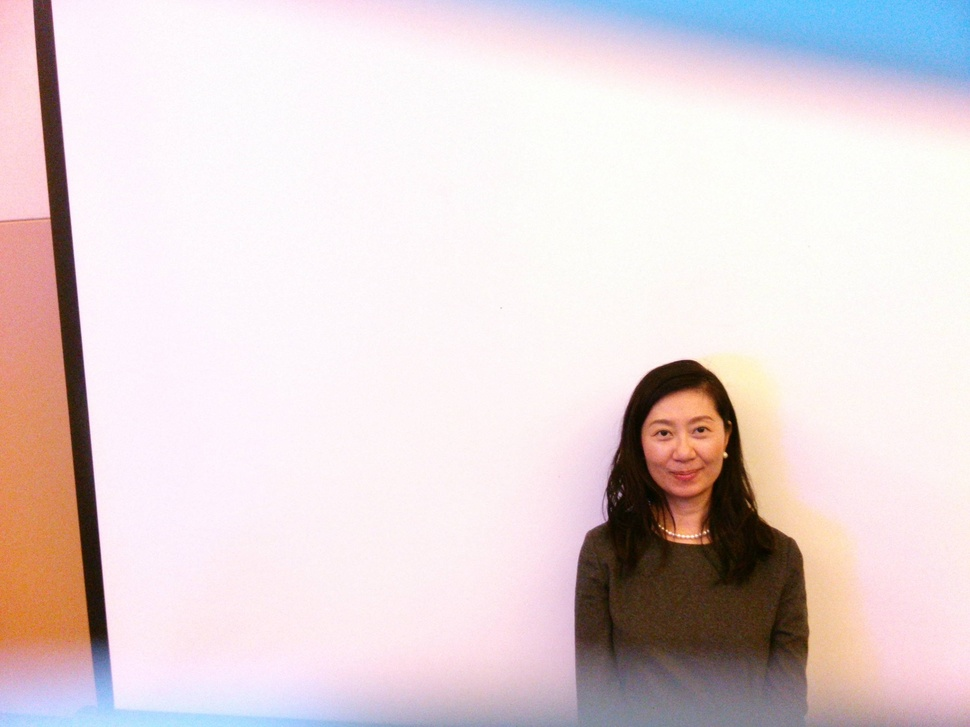
#> input picture faceFeature/img/105.jpg, 970 x 727 px, shrunk from 2592 x 1944 before the run, given in place of 1 (151).jpg, which was not available
$ python globalThresholdMothed.py   (older library calls are emulated)
#> lines starting #> are read from the running program, lines starting #| are printed output that depends on the picture; after the words box and inside, x2 and y2 are one past the last pixel; in counts of white or black regions, pixels touching at a corner belong together; pictures that were not available may be replaced by others from this repository, and a replacement may not be noted
### faceFeature/partitionMethod.py
# encoding:utf-8
import cv2
import numpy as np
import math
import faceFeature.HistUtil as histUtil
import faceFeature.globalThresholdMothed as globalThresholdMothod
import faceFeature.nonSkinMethod as nonSkinMode
#检测人脸
# [49 lines left out: functions detectFaces, detectEyes, not called in this run]
#肤色检测
def skinModel(srcImg):
    img = srcImg.copy()
    rows, cols, channels = img.shape
    # light compensation
    gamma = 0.95
    for r in range(rows):
        for c in range(cols):
            # get values of blue, green, red
            B = img.item(r, c, 0)
            G = img.item(r, c, 1)
            R = img.item(r, c, 2)
            # gamma correction
            B = int(B ** gamma)
            G = int(G ** gamma)
            R = int(R ** gamma)
            # set values of blue, green, red
            img.itemset((r, c, 0), B)
            img.itemset((r, c, 1), G)
            img.itemset((r, c, 2), R)
            ###############################################################################
    # convert color space from rgb to ycbcr
    imgYcc = cv2.cvtColor(img, cv2.COLOR_BGR2YCR_CB)
    # convert color space from bgr to rgb
    img = cv2.cvtColor(img, cv2.COLOR_BGR2RGB)
    # prepare an empty image space
    imgSkin = np.zeros(img.shape, np.uint8)
    # copy original image
    imgSkin = np.zeros((img.shape[0],img.shape[1]),np.uint8)
    ################################################################################
    # define variables for skin rules
    Wcb = 46.97
    Wcr = 38.76
    WHCb = 14
    WHCr = 10
    WLCb = 23
    WLCr = 20
    Ymin = 16
    Ymax = 235
    Kl = 125
    Kh = 188
    WCb = 0
    WCr = 0
    CbCenter = 0
    CrCenter = 0
    ################################################################################
    skinCounter=0
    for r in range(rows):
        for c in range(cols):
            # non-skin area if skin equals 0, skin area otherwise
            skin = 0
            ########################################################################
            # color space transformation
            # get values from ycbcr color space
            Y = imgYcc.item(r, c, 0)
            Cr = imgYcc.item(r, c, 1)
            Cb = imgYcc.item(r, c, 2)
            if Y < Kl:
                WCr = WLCr + (Y - Ymin) * (Wcr - WLCr) / (Kl - Ymin)
                WCb = WLCb + (Y - Ymin) * (Wcb - WLCb) / (Kl - Ymin)
                CrCenter = 154 - (Kl - Y) * (154 - 144) / (Kl - Ymin)
                CbCenter = 108 + (Kl - Y) * (118 - 108) / (Kl - Ymin)
            elif Y > Kh:
                WCr = WHCr + (Y - Ymax) * (Wcr - WHCr) / (Ymax - Kh)
                WCb = WHCb + (Y - Ymax) * (Wcb - WHCb) / (Ymax - Kh)
                CrCenter = 154 + (Y - Kh) * (154 - 132) / (Ymax - Kh)
                CbCenter = 108 + (Y - Kh) * (118 - 108) / (Ymax - Kh)
            if Y < Kl or Y > Kh:
                Cr = (Cr - CrCenter) * Wcr / WCr + 154
                Cb = (Cb - CbCenter) * Wcb / WCb + 108
                ########################################################################
            # skin color detection
            #if Cb >= 80 and Cb <= 127 and Cr >= 141 and Cr <= 173:
            if Cb >= 80 and Cb <= 127 and Cr >= 133 and Cr <= 177:
                skin = 1
                # print 'Skin detected!'
            if 0 == skin:
                imgSkin[r,c] = 0
            else:
                imgSkin[r,c] = 255
                skinCounter+=1
                # display original image and skin image
    return skinCounter,imgSkin
#通过漫水填充去除背景
# [519 lines left out: functions removeBackground, tailorImg, meanBrightness, computAvg, getMaxArea, skeletonComplete and 11 more, not called in this run]
# [9 lines that do not run on import are left out]

### faceFeature/globalThresholdMothed.py
import cv2
import math
from faceFeature.partitionMethod import *

# [127 lines left out: function globalThreshod, not called in this run]

if __name__ == '__main__':
    img = cv2.imread("imageTailor/1 (151).jpg")
#> img is the input picture: shape (727, 970, 3); mean B, G, R 213.6, 211.9, 225.5
    result = globalThreshod(img)
#> in globalThreshod, `gr = ycrcb[:,:,0]`:
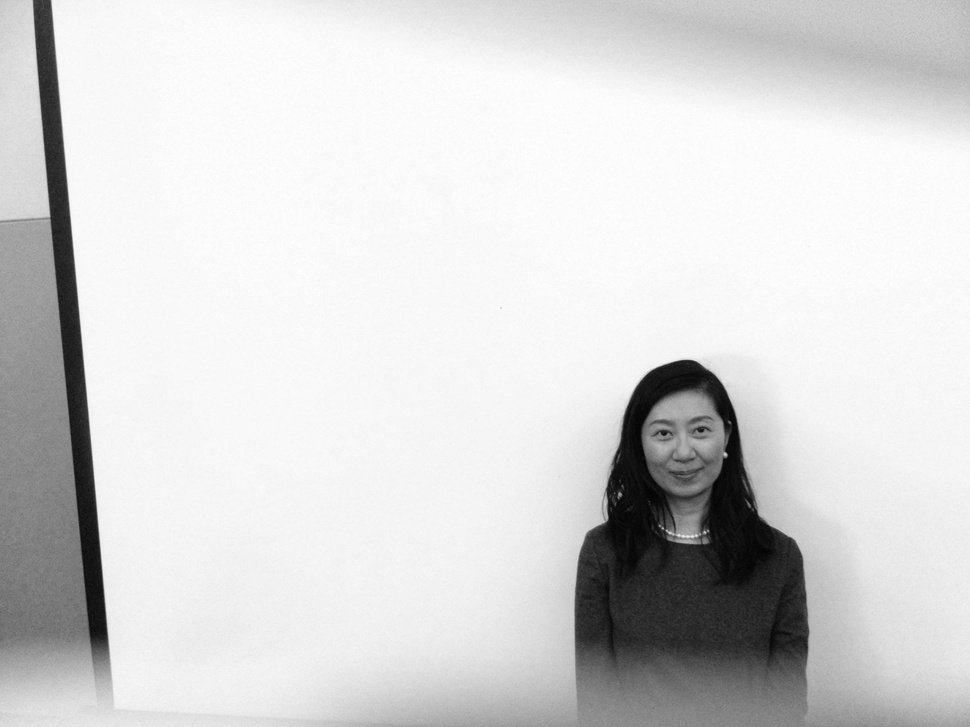
#> gr: shape (727, 970); min 2, max 255, mean 214
#> in globalThreshod, `faces = face_cascade.detectMultiScale(gr, 1.3, 5)`: faces = [[632, 392, 103, 103]]
#> the loop in globalThreshod, `for i, (x, y, w, h) in enumerate(faces):` made 1 pass
#> after the loop in globalThreshod, `for i, (x, y, w, h) in enumerate(faces):`: facemax = 10609
#> after the loop in globalThreshod, `for i in range(ansface[1]):`: ct = 380241; s = 89496682
#> in globalThreshod, `avgback = s/ct`: avgback = 235.4
#> after the loop in skinModel, `for r in range(rows):`:
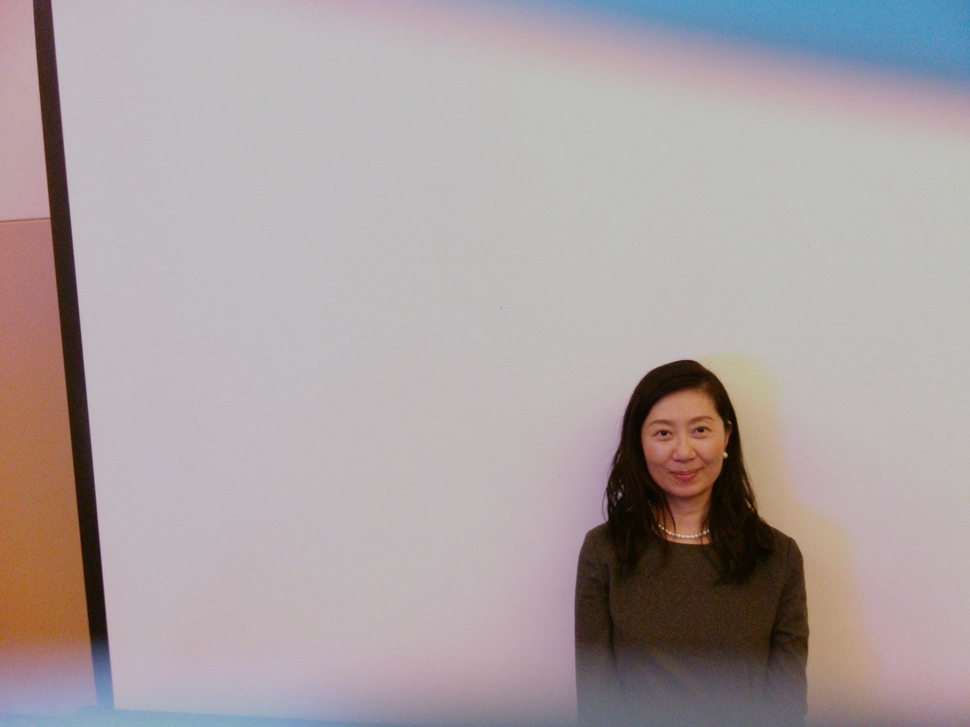
#> img: shape (727, 970, 3); mean B, G, R 162.2, 161.1, 171.1
#> after the loop in skinModel, `for r in range(rows):`:
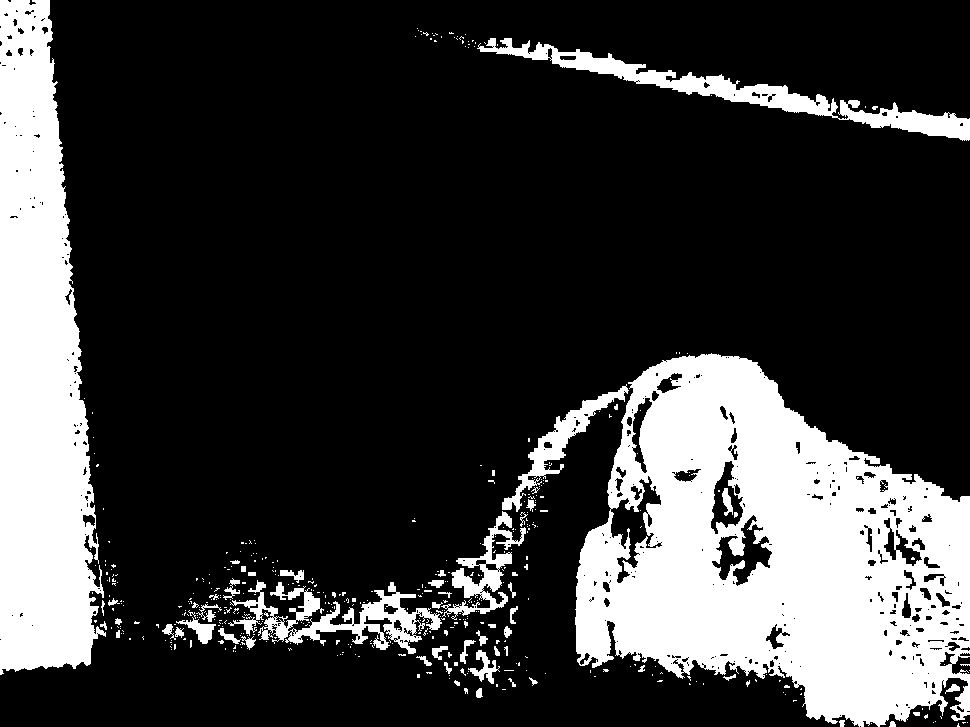
#> imgSkin: shape (727, 970); 23.4% white; 459 white regions (404 under 20 px), largest, box (x1, y1, x2, y2) and area: (575, 353, 970, 727) 91938, (0, 0, 106, 675) 50137, (477, 38, 970, 141) 7919
#> after the loop in skinModel, `for r in range(rows):`: skinCounter = 165202
#| [601, 361, 164, 140]
#> in globalThreshod, `grROI = gr[ansface[1]:ansface[1]+ansface[3],ansface[0]:ansface[0]+ansf..`:
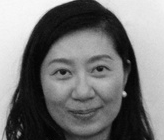
#> grROI: shape (140, 164); min 2, max 249, mean 118
#> in globalThreshod, `binary, contours, hierarchy = cv2.findContours(temp, cv2.RETR_LIST, cv..`: contours = 53 contours, 34 with area under 20; largest, box (x1, y1, x2, y2) and area: (6, 0, 164, 140) 18616, (30, 36, 52, 113) 632, (55, 11, 82, 33) 276, (0, 23, 28, 47) 236, (72, 107, 101, 122) 228
#> the loop in globalThreshod, `for c in range(len(contours)-1,-1,-1):` made 1 pass
#> pass 1, in globalThreshod, `mask = cv2.Canny(temp,avgback,avgback*2)`:
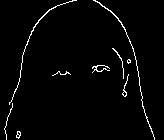
#> mask: shape (140, 164); 2.4% white in thin lines or dots
#> after the loop in globalThreshod, `for c in range(len(contours)-1,-1,-1):`:
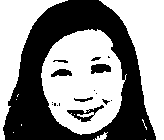
#> temp: shape (140, 164); 56.6% white; 17 black regions (9 under 20 px), largest, box (x1, y1, x2, y2) and area: (3, 0, 156, 140) 9353, (67, 105, 104, 122) 211, (91, 64, 111, 74) 157
#> after the loop in globalThreshod, `for c in range(len(contours)-1,-1,-1):`: Y = 12897 values from 0 to 243
#> in globalThreshod, `temp = cv2.medianBlur(temp,3)`:
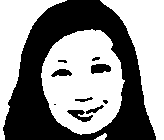
#> temp: shape (140, 164); 56.6% white; 10 black regions (2 under 20 px), largest, box (x1, y1, x2, y2) and area: (3, 0, 156, 140) 9386, (91, 64, 111, 74) 157, (67, 110, 93, 122) 151
    cv2.imshow("result",result)
    cv2.waitKey(0)

$ run again, on faceFeature/img/11.jpg
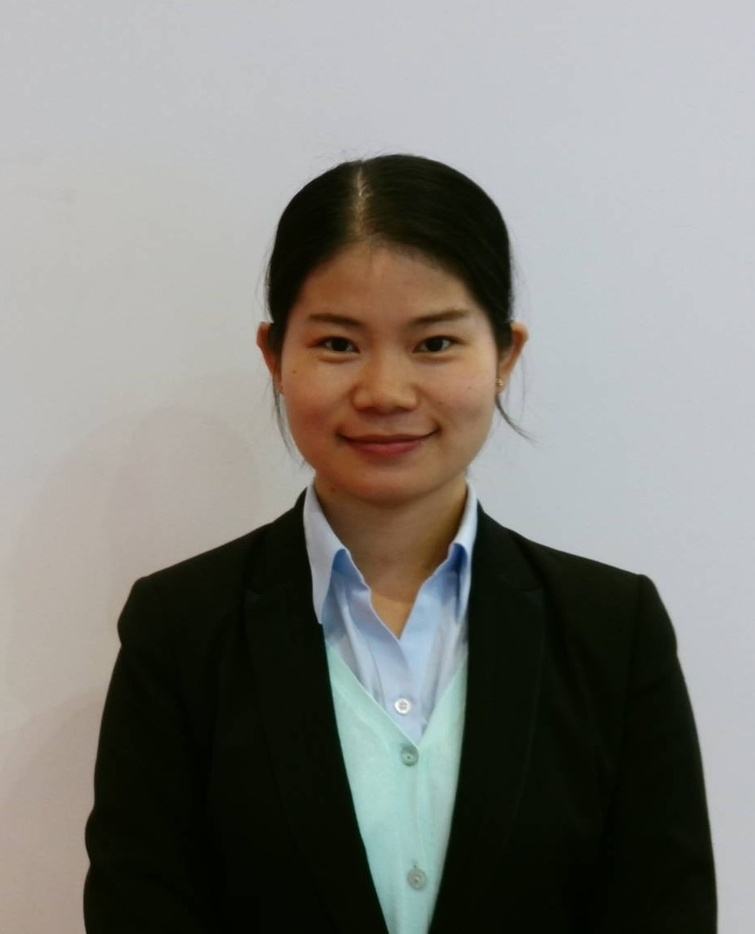
#> input picture faceFeature/img/11.jpg, 755 x 934 px, shrunk from 921 x 1139 before the run, given in place of 1 (151).jpg, which was not available
#> img is the input picture: shape (934, 755, 3); mean B, G, R 122.9, 128, 129.2
#> faces = [[269, 253, 230, 230]]
#> the loop in globalThreshod, `for i, (x, y, w, h) in enumerate(faces):` made 1 pass
#> after the loop in globalThreshod, `for i, (x, y, w, h) in enumerate(faces):`: facemax = 52900
#> after the loop in globalThreshod, `for i in range(ansface[1]):`: ct = 191016; s = 34493373
#> avgback = 180.6
#> imgYcc: shape (934, 755, 3); mean of channels 0, 1, 2 98.3, 128.8, 125.8
#> after the loop in skinModel, `for r in range(rows):`:
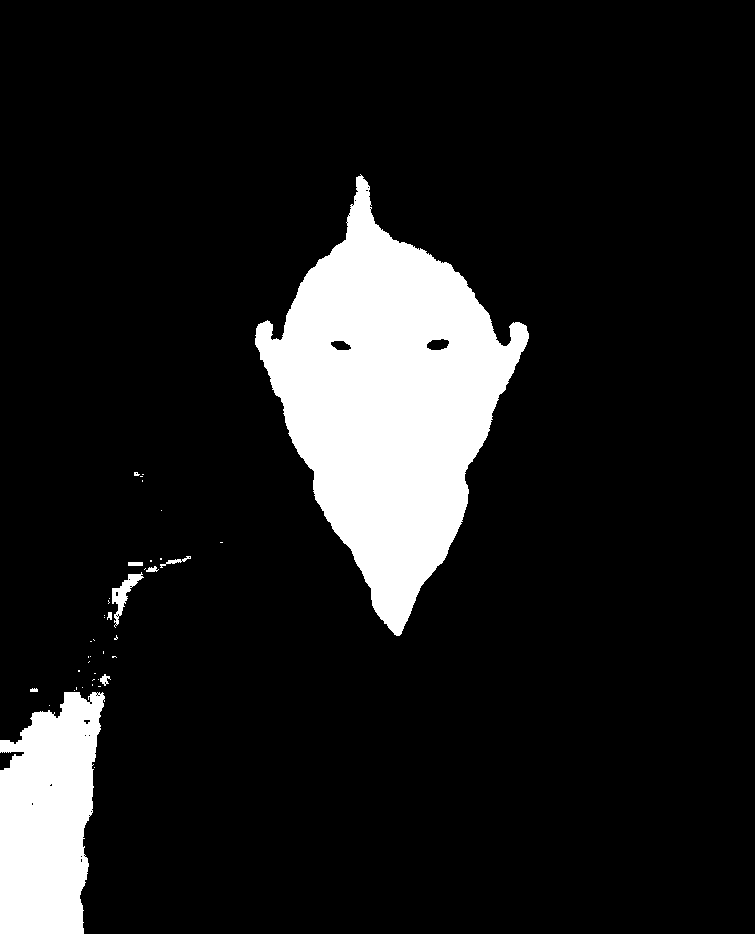
#> imgSkin: shape (934, 755); 11.7% white; 41 white regions (32 under 20 px), largest, box (x1, y1, x2, y2) and area: (255, 174, 529, 636) 61683, (0, 692, 105, 934) 19556, (112, 572, 144, 628) 537
#> after the loop in skinModel, `for r in range(rows):`: skinCounter = 82200
#| [200, 184, 368, 312]
#> inputROI: shape (312, 368, 3); 43.7% white; 1 white region, box (x1, y1, x2, y2) and area: (55, 0, 329, 312) 50167
#> contours = 10 contours, 7 with area under 20; largest, box (x1, y1, x2, y2) and area: (55, 0, 329, 312) 49995, (226, 154, 250, 167) 210, (130, 156, 152, 167) 156
#> the loop in globalThreshod, `for c in range(len(contours)-1,-1,-1):` made 1 pass
#> after the loop in globalThreshod, `for c in range(len(contours)-1,-1,-1):`: Y = 46261 items
#> in globalThreshod, `temp = cv2.medianBlur(temp,3)`:
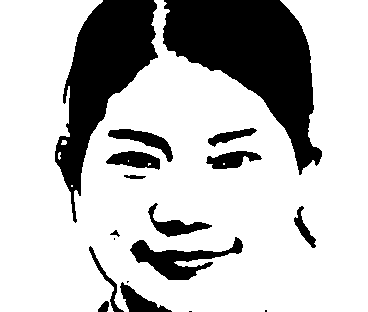
#> temp: shape (312, 368); 74.9% white; 18 black regions (4 under 20 px), largest, box (x1, y1, x2, y2) and area: (163, 0, 322, 175) 13135, (55, 0, 158, 223) 9387, (130, 237, 243, 280) 1840

$ run again, on faceFeature/img/17.jpg
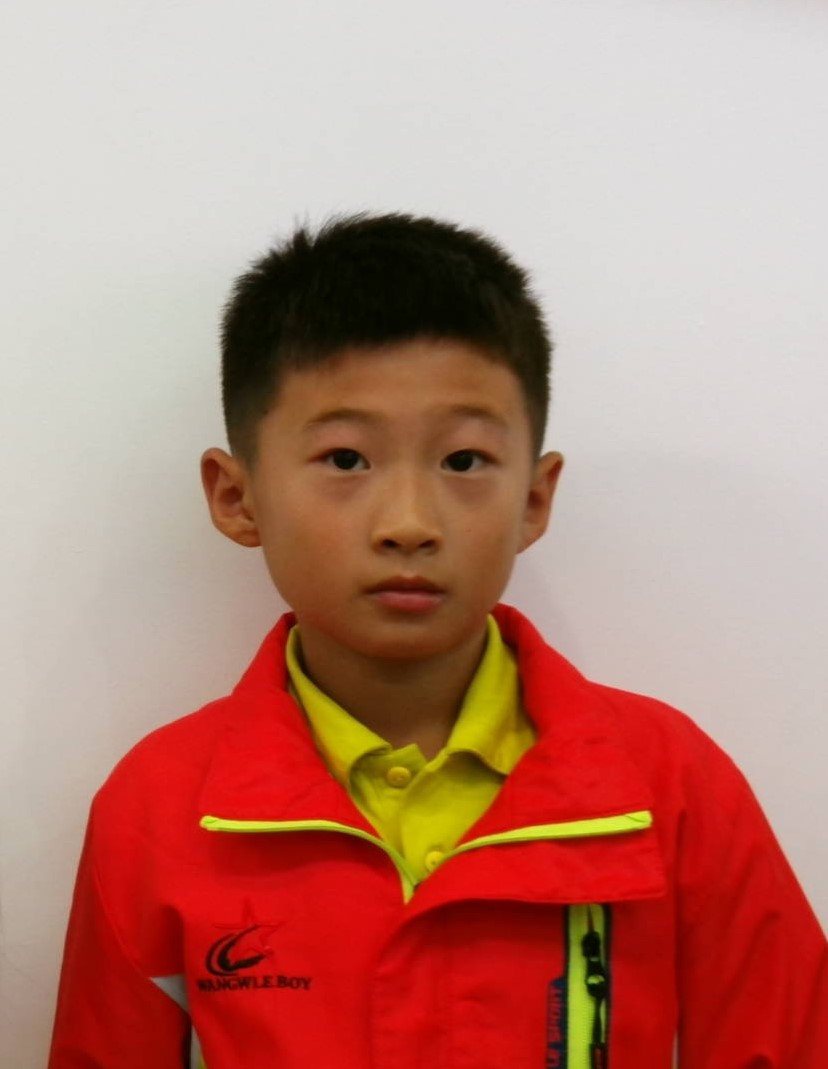
#> input picture faceFeature/img/17.jpg, 828 x 1069 px, given in place of 1 (151).jpg, which was not available
#> img is the input picture: shape (1069, 828, 3); mean B, G, R 118, 131.1, 184.6
#> faces = [[242, 336, 326, 326]]
#> the loop in globalThreshod, `for i, (x, y, w, h) in enumerate(faces):` made 1 pass
#> after the loop in globalThreshod, `for i, (x, y, w, h) in enumerate(faces):`: facemax = 106276
#> after the loop in globalThreshod, `for i in range(ansface[1]):`: ct = 278209; s = 54842641
#> avgback = 197.1
#> imgYcc: shape (1069, 828, 3); mean of channels 0, 1, 2 130.1, 147.1, 118.1
#> after the loop in skinModel, `for r in range(rows):`:
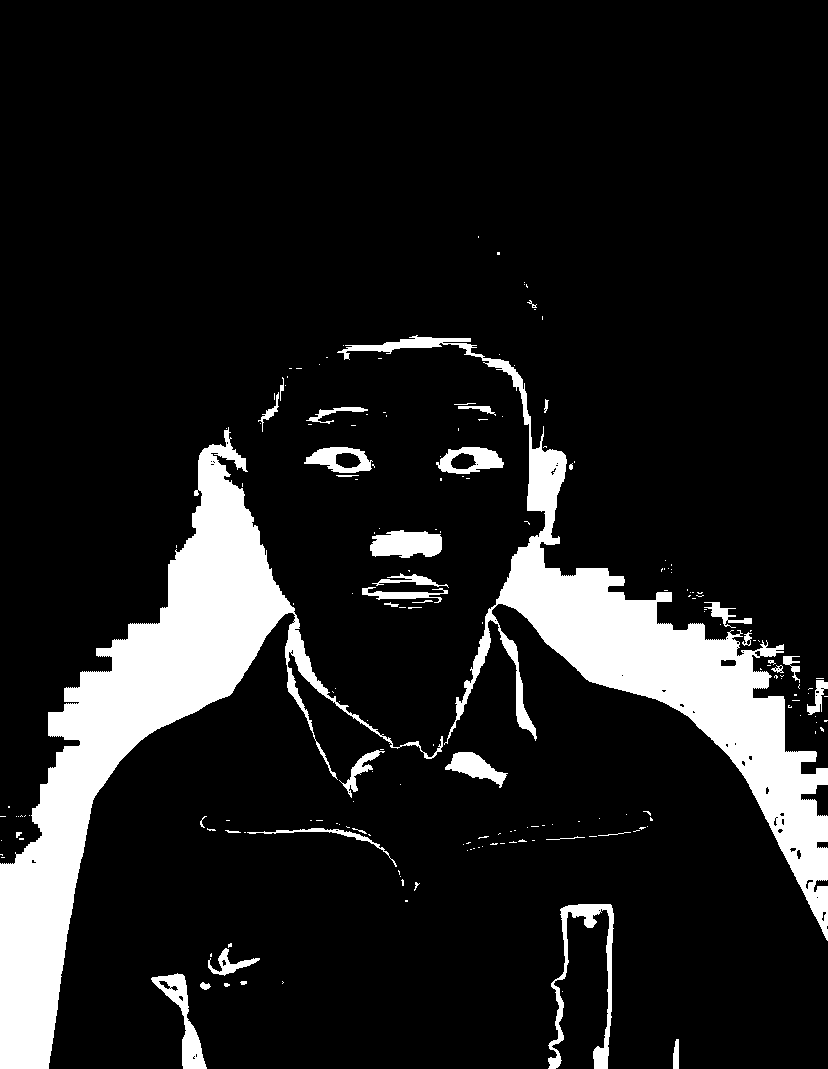
#> imgSkin: shape (1069, 828); 12% white; 196 white regions (156 under 20 px), largest, box (x1, y1, x2, y2) and area: (0, 427, 443, 1069) 52236, (337, 335, 828, 941) 39853, (548, 904, 614, 1069) 2400
#> after the loop in skinModel, `for r in range(rows):`: skinCounter = 105829
#| [144, 238, 521, 443]
#> inputROI: shape (443, 521, 3); 19.7% white; 71 white regions (53 under 20 px), largest, box (x1, y1, x2, y2) and area: (0, 189, 173, 443) 20782, (193, 97, 521, 443) 19099, (226, 292, 298, 320) 1586
#> contours = 89 contours, 74 with area under 20; largest, box (x1, y1, x2, y2) and area: (0, 189, 173, 443) 20253, (193, 97, 521, 443) 18146, (226, 292, 298, 320) 1484, (292, 209, 360, 236) 1236, (160, 209, 229, 235) 1151
#> the loop in globalThreshod, `for c in range(len(contours)-1,-1,-1):` made 89 passes
#> after the loop in globalThreshod, `for c in range(len(contours)-1,-1,-1):`: Y = [0]
#> after the loop in globalThreshod, `for i in range(temp.shape[0]):`: Y = 45356 items; ct = 45356; py = 45355; s = 6030750
#> after the loop in globalThreshod, `for i in range(Y.__len__()):`: out = 300 values, max 1547 at index 190, min 0 at index 1, mean 151.2
#> avg = 133
#> element = [[1, 1, 1], [1, 1, 1], [1, 1, 1]]
#> ret = 112
#> in globalThreshod, `temp = cv2.medianBlur(temp,3)`:
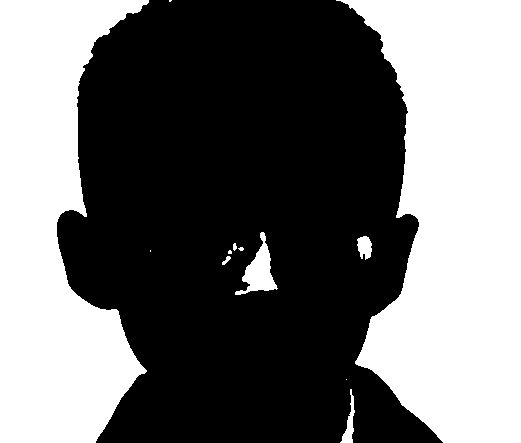
#> temp: shape (443, 521); 43.2% white; 12 white regions (5 under 20 px), largest, box (x1, y1, x2, y2) and area: (336, 0, 521, 443) 55988, (0, 0, 149, 443) 41893, (235, 232, 278, 295) 1074
